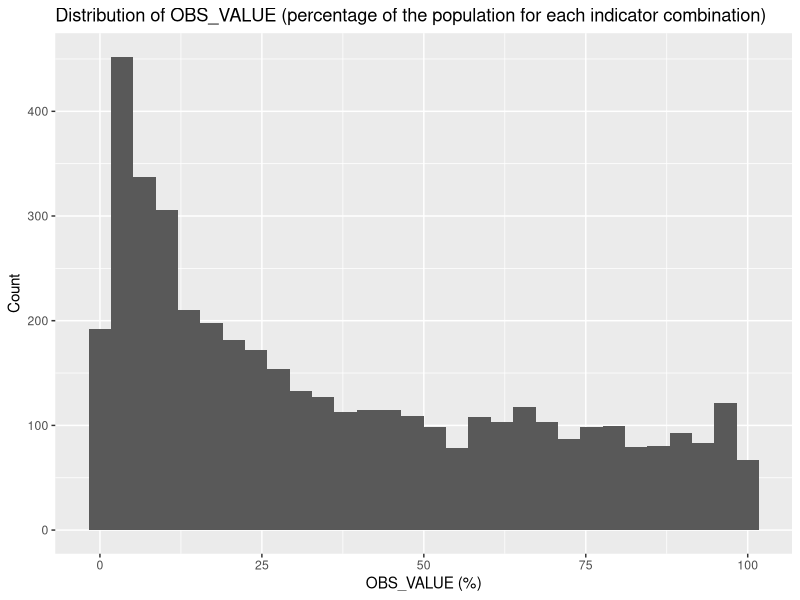
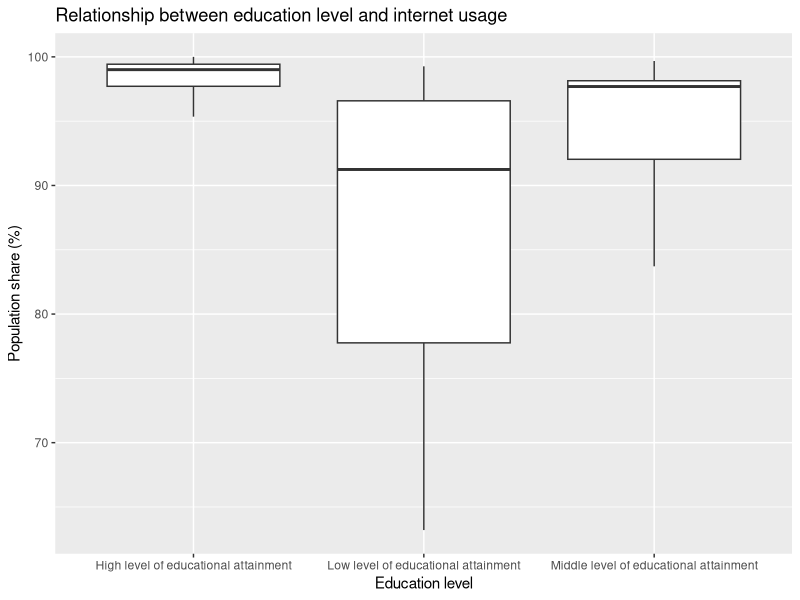

R code for these plots, in order:
## ---- chunk 1
#| label: load-data and libraries
#| include: false
library(tidyverse)
library(here)

data_raw = read_csv(here("data", "raw", "ICT.csv"))
## ---- chunk 2
#| echo: false

glimpse(data_raw)
## ---- chunk 3
data_raw %>%
  dplyr::select(AGE, EDUCATION_LEVEL, TIME_PERIOD, OBS_VALUE, Measure, REF_AREA) %>%
  summary()
## ---- chunk 4
data_raw %>%
  ggplot(aes(x = OBS_VALUE)) +
  geom_histogram(bins = 30) +
  labs(
    title = "Distribution of OBS_VALUE (percentage of the population for each indicator combination)",
    x = "OBS_VALUE (%)",
    y = "Count"
  )
## ---- chunk 5
data_raw %>%
  filter(MEASURE == "C5A_I") %>%
  ggplot(aes(x = `Education level`, y = OBS_VALUE)) +
  geom_boxplot() +
  labs(
    title = "Relationship between education level and internet usage",
    x = "Education level",
    y = "Population share (%)",
  )
